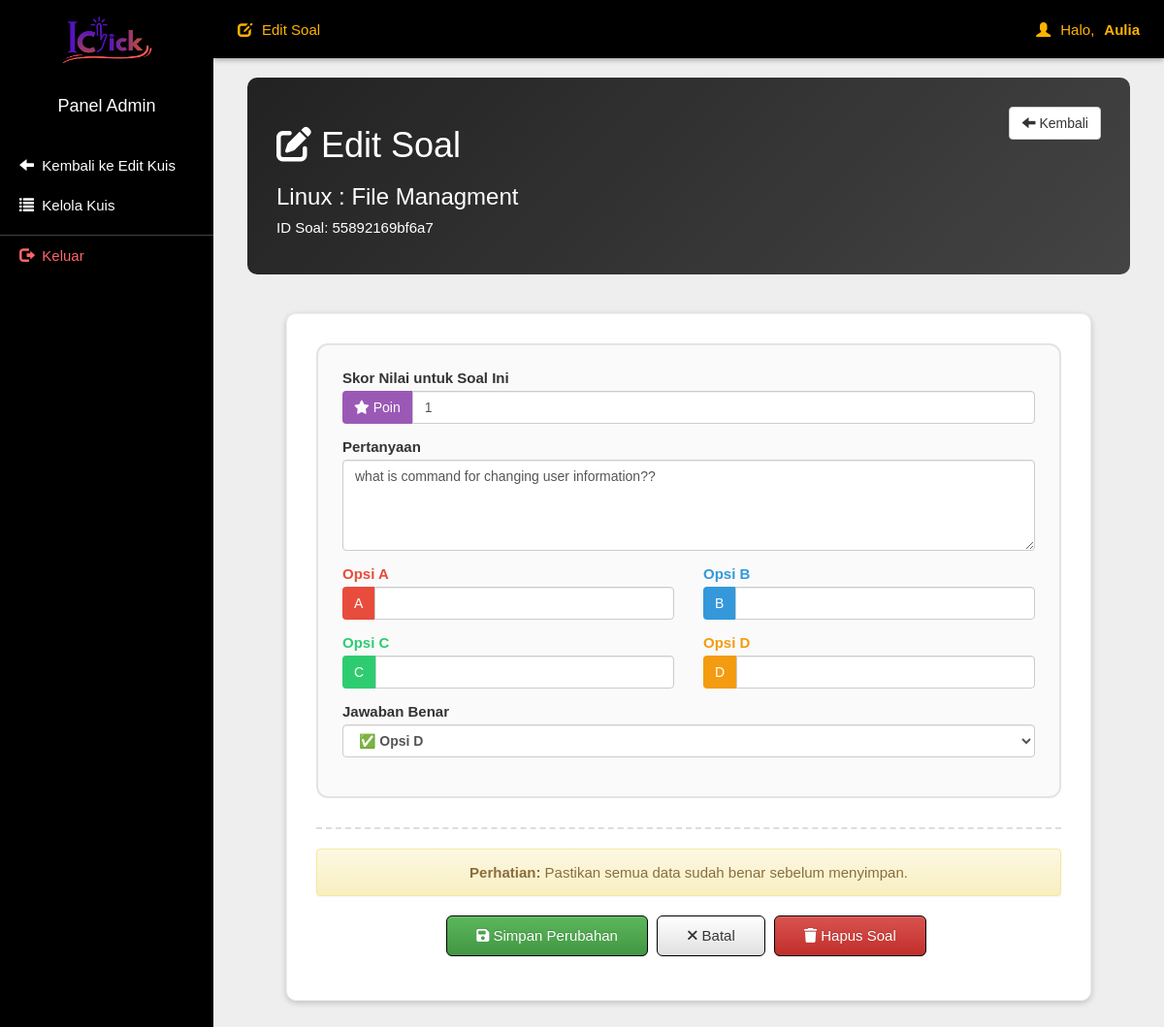
Page /edit_question.php?qid=55892169bf6a7 (signed in) on the committed database.
### tables this page shows
CREATE TABLE IF NOT EXISTS `questions` (
  `qid` text NOT NULL,
  `eid` text NOT NULL,
  `qns` text NOT NULL,
  `optionA` varchar(500) NOT NULL,
  `optionB` varchar(500) NOT NULL,
  `optionC` varchar(500) NOT NULL,
  `optionD` varchar(500) NOT NULL,
  `answer` enum('a','b','c','d') NOT NULL,
  `sn` int NOT NULL
);

CREATE TABLE IF NOT EXISTS `quiz` (
  `eid` text NOT NULL,
  `title` varchar(100) NOT NULL,
  `sahi` int NOT NULL,
  `wrong` int NOT NULL,
  `total` int NOT NULL,
  `time` bigint NOT NULL,
  `intro` text NOT NULL,
  `tag` varchar(100) NOT NULL,
  `pembuat_role` enum('admin','guru') NOT NULL DEFAULT 'admin',
  `id_guru` int DEFAULT NULL COMMENT '''NULL jika dibuat admin, berisi id_guru jika dibuat guru''',
  `date` timestamp NOT NULL DEFAULT CURRENT_TIMESTAMP ON UPDATE CURRENT_TIMESTAMP,
  KEY `FK_quiz_guru` (`id_guru`),
  CONSTRAINT `FK_quiz_guru` FOREIGN KEY (`id_guru`) REFERENCES `guru` (`id_guru`)
);

### edit_question.php (the view, shortened to what this page needs)
<?php
include_once 'dbConnection.php';
$name = $_SESSION['name'];
$qid = isset($_GET['qid']) ? mysqli_real_escape_string($con, $_GET['qid']) : '';
$question_query = mysqli_query($con, "SELECT q.*, qz.title, qz.eid FROM questions q
                                     JOIN quiz qz ON q.eid = qz.eid
                                     WHERE q.qid = '$qid'");
$question = mysqli_fetch_array($question_query);
$eid = $question['eid'];
if (empty($question['title'])) {
    $quiz_query = mysqli_query($con, "SELECT title FROM quiz WHERE eid = '$eid'");
    if ($quiz_data = mysqli_fetch_array($quiz_query)) {
        $quiz_title = $quiz_data['title'];
    } else {
        $quiz_title = "Kuis Tidak Ditemukan";
    }
} else {
    $quiz_title = $question['title'];
}
?>
<!DOCTYPE html>
<html lang="id">
<head>
    <link rel="stylesheet" href="https://cdnjs.cloudflare.com/ajax/libs/font-awesome/6.5.0/css/all.min.css">
    <link rel="stylesheet" href="css/bootstrap.min.css"/>
    <link rel="stylesheet" href="css/bootstrap-theme.min.css"/>
    <link rel="stylesheet" href="css/main.css">
    <link rel="stylesheet" href="css/font.css">
</head>
<body style="background:#eee;">
<header style="
    position: fixed;
    top: 0;
    left: 220px;
    width: calc(100% - 220px);
    height: 60px;
    background-color: black;
    color: white;
    display: flex;
    align-items: center;
    justify-content: space-between;
    padding: 0 25px;
    box-shadow: 0 2px 5px rgba(0,0,0,0.3);
    z-index: 999;
">
    <div style="display: flex; align-items: center; gap: 10px;">
        <span style="color:#ffb300" class="glyphicon glyphicon-edit"></span>
        <span style="color:#ffb300">Edit Soal</span>
    </div>
    <div style="display: flex; align-items: center; gap: 10px;">
        <span style="color:#ffb300" class="glyphicon glyphicon-user"></span>
        <span style="color:#ffb300">Halo,</span>
        <a href="dash.php" style="color:#ffb300; text-decoration:none; font-weight:600;">
            <?= htmlspecialchars($name) ?>
        </a>
    </div>
</header>
<nav style="
    position: fixed;
    top: 0;
    left: 0;
    height: 100%;
    width: 220px;
    background-color: black;
    padding-top: 20px;
    color: white;
    overflow-y: auto;
    z-index: 1000;
">
    <div style="text-align:center; margin-bottom:30px;">
        <img src="image/logo.png" alt="Logo" style="width:100px; height:100px; margin-top:-30px;">
        <h4 style="margin-top:10px; color:#fff;">Panel Admin</h4>
    </div>
    <ul style="list-style:none; padding:0; margin:0; margin-top:30px;">
        <li>
            <a href="edit_quiz.php?eid=<?= $eid ?>" style="display:block; padding:12px 20px; color:white; text-decoration:none;">
                <span class="glyphicon glyphicon-arrow-left"></span>&nbsp; Kembali ke Edit Kuis
            </a>
        </li>
        <li>
            <a href="dash.php?q=5" style="display:block; padding:12px 20px; color:white; text-decoration:none;">
                <span class="glyphicon glyphicon-list"></span>&nbsp; Kelola Kuis
            </a>
        </li>
        <li style="border-top:1px solid #444; margin-top:10px;">
            <a href="logout.php?q=dash.php" style="display:block; padding:12px 20px; color:#f66; text-decoration:none;">
                <span class="glyphicon glyphicon-log-out"></span>&nbsp; Keluar
            </a>
        </li>
    </ul>
</nav>
<div class="main-content">
    <div class="container-fluid">
        <div class="quiz-header">
            <div class="row">
                <div class="col-md-8">
                    <h1><i class="fas fa-edit"></i> Edit Soal</h1>
                    <h3><?= htmlspecialchars($quiz_title ?? 'Kuis Tidak Ditemukan') ?></h3>
                    <p>ID Soal: <?= $question['qid'] ?></p>
                </div>
                <div class="col-md-4 text-right">
                    <div class="btn-group">
                        <a href="edit_quiz.php?eid=<?= $eid ?>" class="btn btn-default" style="background:white; color:#333;">
                            <i class="glyphicon glyphicon-arrow-left"></i> Kembali
                        </a>
                    </div>
                </div>
            </div>
        </div>
        <div class="panel" style="background:white; border-radius:10px; padding:30px; box-shadow:0 2px 6px rgba(0,0,0,0.2);">
            <form method="POST" action="">
                <div class="question-card">
                    <div class="form-group">
                        <label><b>Skor Nilai untuk Soal Ini</b></label>
                        <div class="input-group">
                            <span class="input-group-addon" style="background:#9b59b6; color:white; border:none;">
                                <i class="fas fa-star"></i> Poin
                            </span>
                            <input type="number" name="sn" class="form-control"
                                   value="<?= $question['sn'] ?>" min="1" max="100" required>
                        </div>
                    </div>
                    <div class="form-group">
                        <label><b>Pertanyaan</b></label>
                        <textarea rows="4" name="qns" class="form-control" required><?= htmlspecialchars($question['qns']) ?></textarea>
                    </div>
                    <div class="row">
                        <div class="form-group col-md-6">
                            <label style="color:#e74c3c;"><b>Opsi A</b></label>
                            <div class="input-group">
                                <span class="input-group-addon" style="background:#e74c3c; color:white; border:none;">A</span>
                                <input name="optionA" value="<?= htmlspecialchars($question['optionA']) ?>" class="form-control" type="text" required>
                            </div>
                        </div>
                        <div class="form-group col-md-6">
                            <label style="color:#3498db;"><b>Opsi B</b></label>
                            <div class="input-group">
                                <span class="input-group-addon" style="background:#3498db; color:white; border:none;">B</span>
                                <input name="optionB" value="<?= htmlspecialchars($question['optionB']) ?>" class="form-control" type="text" required>
                            </div>
                        </div>
                        <div class="form-group col-md-6">
                            <label style="color:#2ecc71;"><b>Opsi C</b></label>
                            <div class="input-group">
                                <span class="input-group-addon" style="background:#2ecc71; color:white; border:none;">C</span>
                                <input name="optionC" value="<?= htmlspecialchars($question['optionC']) ?>" class="form-control" type="text" required>
                            </div>
                        </div>
                        <div class="form-group col-md-6">
                            <label style="color:#f39c12;"><b>Opsi D</b></label>
                            <div class="input-group">
                                <span class="input-group-addon" style="background:#f39c12; color:white; border:none;">D</span>
                                <input name="optionD" value="<?= htmlspecialchars($question['optionD']) ?>" class="form-control" type="text" required>
                            </div>
                        </div>
                    </div>
                    <div class="form-group">
                        <label><b>Jawaban Benar</b></label>
                        <select name="answer" class="form-control" style="font-weight:600;" required>
                            <option value="d" style="color:#f39c12;" <?= $question['answer'] == 'd' ? 'selected' : '' ?>>✅ Opsi D</option>
                        </select>
                    </div>
                </div>
                <div class="form-group text-center" style="margin-top:30px; padding-top:20px; border-top:2px dashed #ddd;">
                    <div class="alert alert-warning">
                        <strong>Perhatian:</strong> Pastikan semua data sudah benar sebelum menyimpan.
                    </div>
                    <button type="submit" class="btn btn-success btn-lg" style="padding:10px 30px; font-size:15px; margin-right:5px;  border:1px solid #000;">
                        <i class="fas fa-save"></i> Simpan Perubahan
                    </button>
                    <a href="edit_quiz.php?eid=<?= $eid ?>" class="btn btn-default btn-lg" style="padding:10px 30px; font-size:15px; margin-right:5px;  border:1px solid #000;">
                        <i class="fas fa-times"></i> Batal
                    </a>
                    <button type="button" class="btn btn-danger btn-lg" style="padding:10px 30px; font-size:15px; margin-right:5px;  border:1px solid #000;"
                            onclick="confirmDeleteQuestion('<?= $question['qid'] ?>')">
                        <i class="fas fa-trash"></i> Hapus Soal
                    </button>
                </div>
            </form>
        </div>
    </div>
        </div>
</body>
</html>

### css/main.css (style rules this page uses)
body { overflow-x: hidden; width: 100%; font: 15px "Century Gothic", "Times Roman", sans-serif; background: #eee; min-height: 550px; background-attachment: fixed; }
.panel { border-color: #eee; margin: 40px; padding: 20px; font: 15px "Century Gothic", "Times Roman", sans-serif; }

### edit_question.php (style rules this page uses)
.main-content { margin-left: 220px; margin-top: 60px; padding: 20px; min-height: calc(100vh - 60px); }
.quiz-header { background: linear-gradient(135deg, #222, #444); color: white; padding: 30px; border-radius: 10px; margin-bottom: 30px; }
.question-card { border: 2px solid #e3e3e3; border-radius: 12px; padding: 25px; background: #fafafa; margin-bottom: 30px; }

### rows in the picture
questions: eid.title "Linux : File Managment", qid "55892169bf6a7", sn "1", qns "what is command for changing user information??", answer "✅ Opsi D"

### other values in the picture
$name "Aulia"
